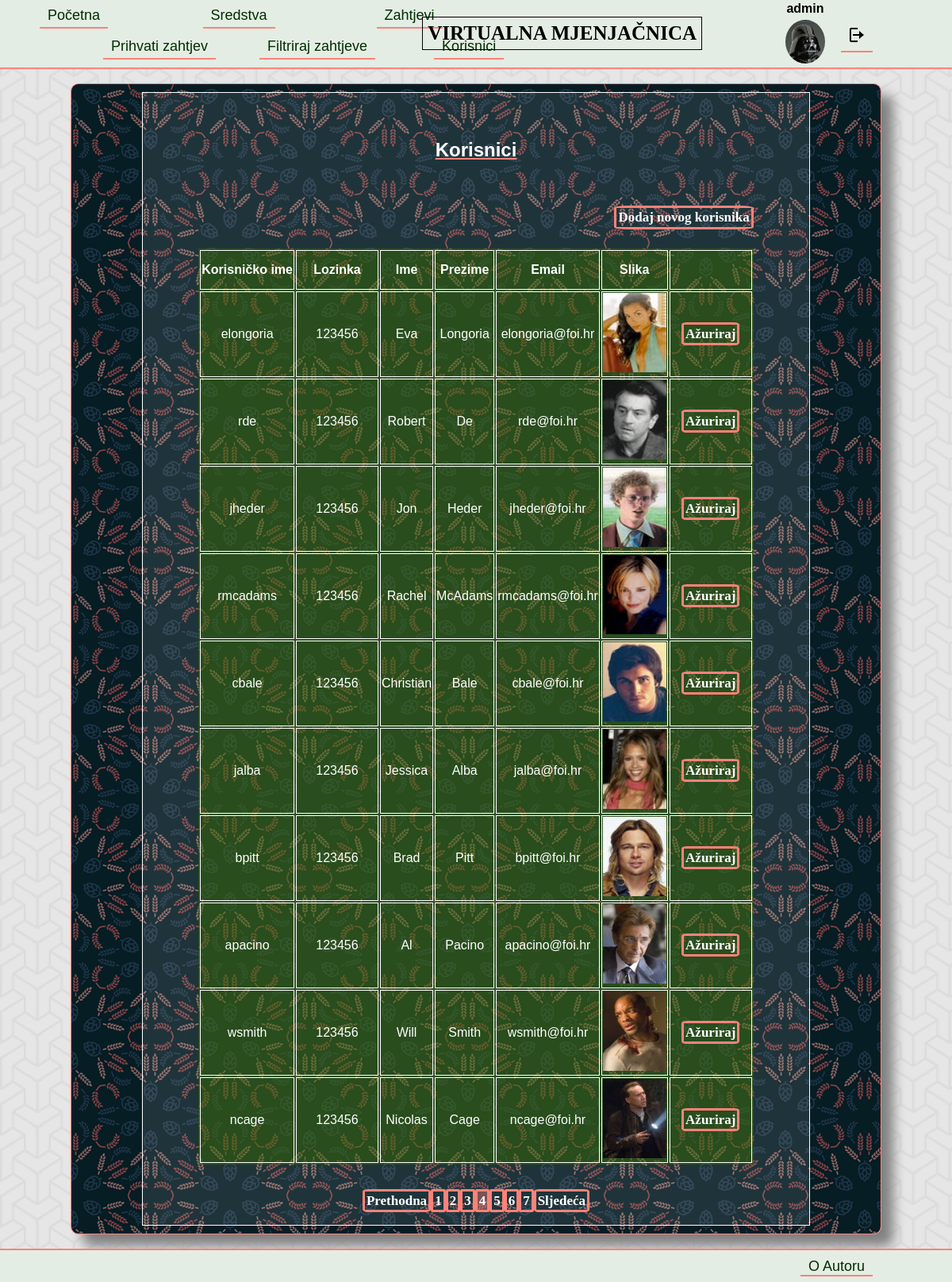
The page /korisnici.php?stranica=4 (signed in) on the database its author committed.
### tables this page shows
CREATE TABLE `korisnik` (
  `korisnik_id` INT(10) NOT NULL AUTO_INCREMENT,
  `tip_korisnika_id` INT(10) NOT NULL,
  `korisnicko_ime` VARCHAR(50) NOT NULL,
  `lozinka` VARCHAR(50) NOT NULL,
  `ime` VARCHAR(100) NOT NULL,
  `prezime` VARCHAR(100) NOT NULL,
  `email` VARCHAR(50) NULL,
  `slika` TEXT NULL,
  PRIMARY KEY (`korisnik_id`),
  FOREIGN KEY (`tip_korisnika_id`) REFERENCES `tip_korisnika`(`tip_korisnika_id`)
);

### baza.php (called while the page is built, shortened)
<?php
function upit($dbc, $upit){
  $rezultat=mysqli_query($dbc,$upit);
  return $rezultat;
}
?>

### korisnici.php (the view, shortened to what this page needs)
<?php include("zaglavlje.php"); ?>
    <section class="sadrzaj">
      <div class="sadrzajWrap">
        <div class="korisniciWrap">
          <br><h1 class="h1sredstva">Korisnici</h1><br><br>
          <a style="float:right;" href="registrirajKorisnika.php">Dodaj novog korisnika</a><br><br><br>
          <table>
            <?php
            if(!isset($_SESSION['kor_id']) || $_SESSION['tip_kor_id'] != 0){
              header("location:index.php");
            }
            else{
              if(isset($_GET['stranica'])){
                $stranica=$_GET['stranica'];
              }
              else {
                $stranica=1;
              }
              $rezultat_po_stranici=10;
              $pocetak_od=($stranica-1)*$rezultat_po_stranici;
              $upit="SELECT * FROM korisnik LIMIT $pocetak_od, $rezultat_po_stranici";
              $rezultat=upit($bp, $upit);
              echo "<thead height=\"50\"><tr><th>Korisničko ime</th><th width=\"100\">Lozinka</th><th>Ime</th><th>Prezime</th><th>Email</th><th>Slika</th><th width=\"100\"></th></tr></thead>";
              echo "<tbody>";
              while($assoc=mysqli_fetch_assoc($rezultat)){
                echo "<tr height=\"100\">";
                echo "<td>{$assoc['korisnicko_ime']}</td>";
                echo "<td>{$assoc['lozinka']}</td>";
                echo "<td>{$assoc['ime']}</td>";
                echo "<td>{$assoc['prezime']}</td>";
                echo "<td>{$assoc['email']}</td>";
                echo "<td><img height=\"100\" width=\"80\" src=\"{$assoc['slika']}\"></td>";
                echo "<td><a href=\"azurirajKorisnika.php?korisnik={$assoc['korisnik_id']}\">Ažuriraj</a></td>";
                echo "</tr>";
              }
              echo "</tbody>";
            }
              ?>
          </table><br><br>
          <?php
          $upit2="SELECT * FROM korisnik";
          $rezultat2=upit($bp, $upit2);
          $ukupno_redova=mysqli_num_rows($rezultat2);
          $broj_stranica=ceil($ukupno_redova/$rezultat_po_stranici);
          if($stranica > 1){
            $prethodna = $stranica-1;
            echo "<a href=\"korisnici.php?stranica=$prethodna\">Prethodna</a>";
          }
          for($x=1; $x <= $broj_stranica; $x++){
            echo "<a class=\"stranica$x\" href=\"korisnici.php?stranica=$x\">$x</a>";
          }
          if($stranica < $broj_stranica){
            $sljedeca = $stranica+1;
            echo "<a href=\"korisnici.php?stranica=$sljedeca\">Sljedeća</a>";
          }
          ?>
        </div>
      </div>
    </section>
<?php include("podnozje.php"); ?>

### style.css (style rules this page uses)
html { height:100%; }
body { margin:0; width:100%; min-height:100%; font-family:Arial; background-image:url(img/pozadina1.png); }
.h1sredstva { text-decoration: underline; text-decoration-color: rgb(254, 130, 121); }
.korisniciWrap { text-align: center; border: 1px solid white; background-color: rgb(255, 255, 255, 0.1); padding: 20px 70px 20px 70px; }
.korisniciWrap td, .korisniciWrap th { border:1px solid; }
.korisniciWrap table { background-color: rgb(53, 102, 0, 0.5); }
.korisniciWrap a, .prihvatiZahtjev a { text-decoration: none; padding: 2px; font-weight: bold; font-size: 17px; font-family: Times serif; border: 3px solid rgb(254, 130, 121); border-radius: 10%; color: white; }
.sadrzaj { display:flex; flex-direction: column; align-items: center; height:100%; width:100%; }
.sadrzajWrap { display:flex; flex-direction: column; flex-wrap:wrap; align-items: center; border:1px solid rgb(254, 130, 121); border-radius:10px; width:1000px; background-image:url(img/pozadina.png); box-shadow:15px 15px 15px grey; color:white; padding:10px; }

### rows shown on the page
korisnik: korisnicko_ime "elongoria", lozinka "123456", ime "Eva", prezime "Longoria", email "elongoria@foi.hr", slika (picture)
korisnik: korisnicko_ime "rde", lozinka "123456", ime "Robert", prezime "De", email "rde@foi.hr", slika (picture)
korisnik: korisnicko_ime "jheder", lozinka "123456", ime "Jon", prezime "Heder", email "jheder@foi.hr", slika (picture)
korisnik: korisnicko_ime "rmcadams", lozinka "123456", ime "Rachel", prezime "McAdams", email "rmcadams@foi.hr", slika (picture)
korisnik: korisnicko_ime "cbale", lozinka "123456", ime "Christian", prezime "Bale", email "cbale@foi.hr", slika (picture)
korisnik: korisnicko_ime "jalba", lozinka "123456", ime "Jessica", prezime "Alba", email "jalba@foi.hr", slika (picture)
korisnik: korisnicko_ime "bpitt", lozinka "123456", ime "Brad", prezime "Pitt", email "bpitt@foi.hr", slika (picture)
korisnik: korisnicko_ime "apacino", lozinka "123456", ime "Al", prezime "Pacino", email "apacino@foi.hr", slika (picture)
korisnik: korisnicko_ime "wsmith", lozinka "123456", ime "Will", prezime "Smith", email "wsmith@foi.hr", slika (picture)
korisnik: korisnicko_ime "ncage", lozinka "123456", ime "Nicolas", prezime "Cage", email "ncage@foi.hr", slika (picture)

### other values the page prints
$_SESSION['kor_ime'] "admin"
